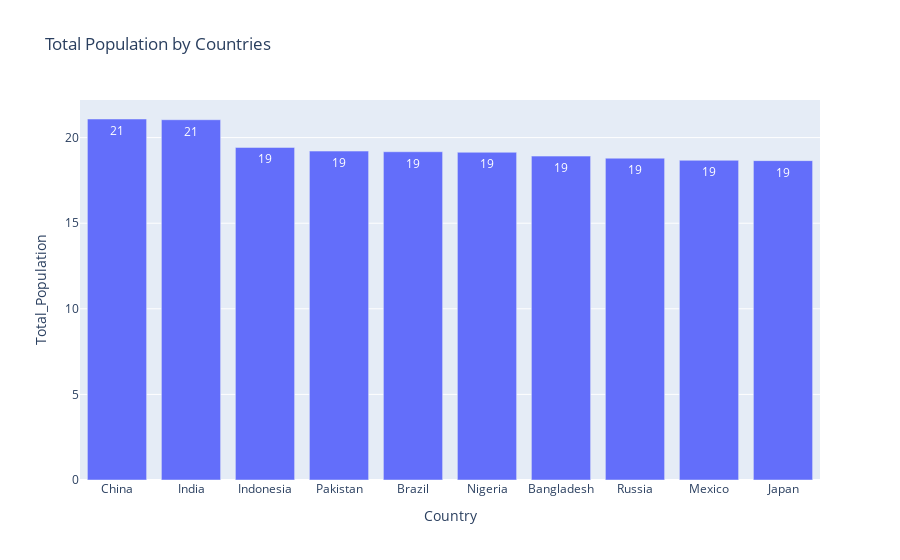

The code cell stored with this chart in its notebook:
### Code cell
fig2 = px.bar(top_pop, x = 'Country', y = 'Total_Population', text_auto = '.2s',
                     title = "Total Population by Countries"
             )
fig2.show()

### Figure 1 — Plotly figure (JSON) as saved in the notebook; plotly's stock layout.template omitted (floating-point values rounded to 4 significant figures)
{"data": [{"alignmentgroup": "True", "hovertemplate": "Country=%{x}<br>Total_Population=%{y}<extra></extra>", "legendgroup": "", "marker": {"color": "#636efa", "pattern": {"shape": ""}}, "name": "", "offsetgroup": "", "orientation": "v", "showlegend": false, "textposition": "auto", "texttemplate": "%{y:.2s}", "type": "bar", "x": ["China", "India", "Indonesia", "Pakistan", "Brazil", "Nigeria", "Bangladesh", "Russia", "Mexico", "Japan"], "xaxis": "x", "y": [21.09, 21.05, 19.43, 19.21, 19.17, 19.14, 18.92, 18.8, 18.67, 18.66], "yaxis": "y"}], "layout": {"barmode": "relative", "legend": {"tracegroupgap": 0}, "title": {"text": "Total Population by Countries"}, "xaxis": {"anchor": "y", "domain": [0, 1], "title": {"text": "Country"}}, "yaxis": {"anchor": "x", "domain": [0, 1], "title": {"text": "Total_Population"}}}}
